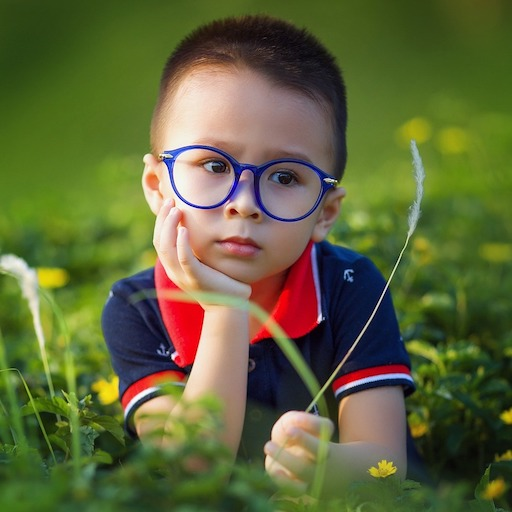
#> input picture Images/week4/sample.jpg, 512 x 512 px
$ python 60.Canny_Edge_Detection.py
#> lines starting #> are read from the running program, lines starting #| are printed output that depends on the picture; after the words box and inside, x2 and y2 are one past the last pixel; in counts of white or black regions, pixels touching at a corner belong together
import cv2
import numpy as np
import matplotlib.pyplot as plt
plt.rc('image', cmap = 'gray')

# We are going to tune the canny edges using the below 4 parameters
blur = 1  # will keep from 1 to 5 so ksize for gaussian blur will vary from 3 to 11, this is before the canny operation
lowThresh = 50     # The lower threshold for the canny double thresholding operation
highThresh = 100   # The higher threshold for the canny double thresholding operation
apertureIndex  = 0  # To decide what should be size of sobel kernel

apertureList = [3,5,7]


path = "Images/week4/sample.jpg"
img = cv2.imread(path, cv2.IMREAD_COLOR)
#> img is the input picture: shape (512, 512, 3); mean B, G, R 57.8, 101.6, 95.4
img = cv2.cvtColor(img, cv2.COLOR_BGR2GRAY)
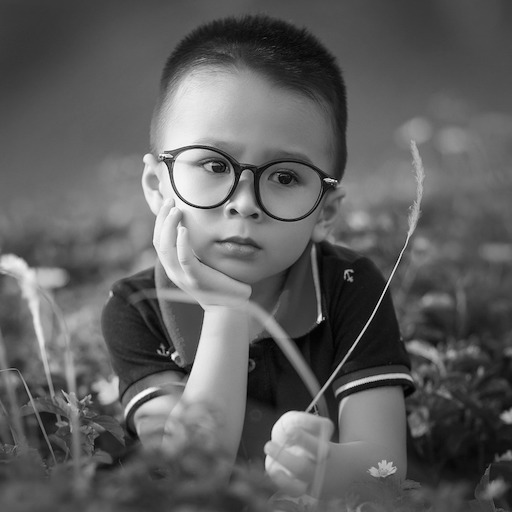
#> img: shape (512, 512); min 0, max 254, mean 94.7

cv2.namedWindow("img", cv2.WINDOW_FULLSCREEN)

def applyCanny():
    if blur > 0:
        blurredImg = cv2.GaussianBlur(img,(2*blur +1,2*blur +1), 0)
    else:
        blurredImg = img.copy()

    new = cv2.Canny(blurredImg,lowThresh, highThresh, apertureSize = apertureList[apertureIndex])
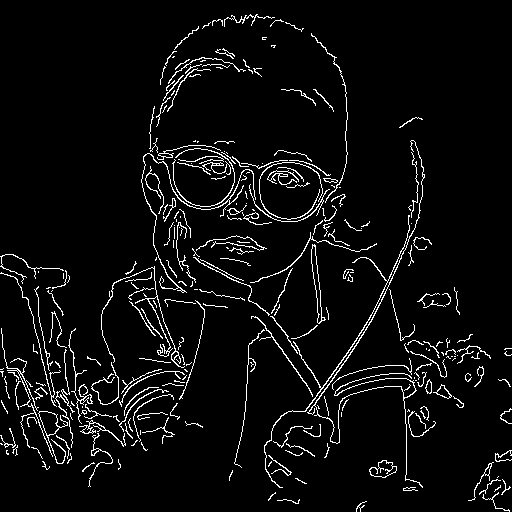
#> new: shape (512, 512); 5% white in thin lines or dots
    cv2.imshow("Detected Canny Edges", new)


def updateBlur(value):
    global blur
    blur = value
    applyCanny()
    pass

def updateLowThresh(value):
    global lowThresh
    lowThresh = value
    applyCanny()
    pass

def updateHighThresh(value):
    global highThresh
    highThresh = value
    applyCanny()
    pass

def updateAperture(value):
    print("test")
    global apertureIndex
    apertureIndex = value
    applyCanny()
    pass

#create trackbarks for each parameter
cv2.createTrackbar("blur","img", blur,5, updateBlur)
cv2.createTrackbar("lowThresh","img",lowThresh,255, updateLowThresh)
cv2.createTrackbar("highThresh","img", highThresh,255, updateHighThresh)
cv2.createTrackbar("apertureIndex","img", apertureIndex,2, updateAperture)

applyCanny()

cv2.imshow("img",img)
k = cv2.waitKey(0)
#> (key Esc is pressed here)
if k== 27:
    cv2.destroyAllWindows
